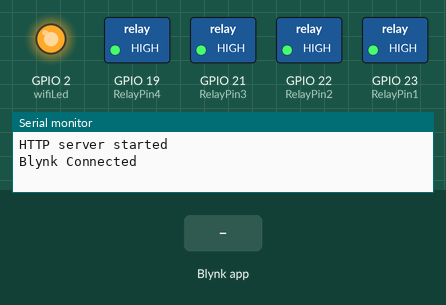
Recording of a sketch running on a simulated ESP32. Shown: switched loads named in the sketch (green lamp = pin HIGH), output pins drawn as LEDs (lit = HIGH), the last lines printed to the serial monitor. The inputs (shaded band) are chosen by the test bench. WiFi joins after 1.5 s; servers stay silent unless stated.

Above: at 2.2 s.
2.3 s: Blynk app writes 0 to V1
At 3.5 s:
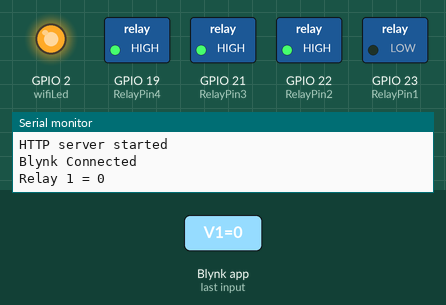
3.8 s: Blynk app writes 0 to V2
At 4.6 s:
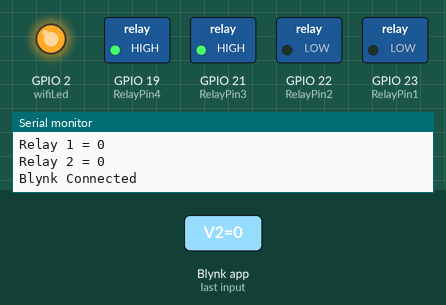
5.3 s: Blynk app writes 1 to V1
At 5.7 s:
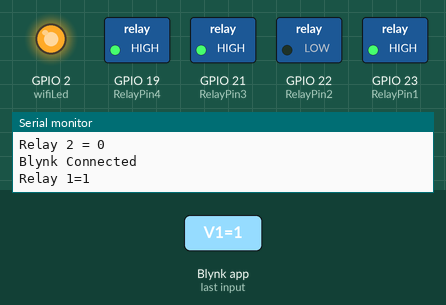
6.8 s: Blynk app writes 0 to V3
At 8.0 s:
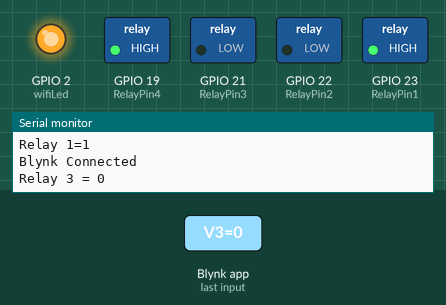
8.3 s: Blynk app writes 1 to V2
At 9.2 s:
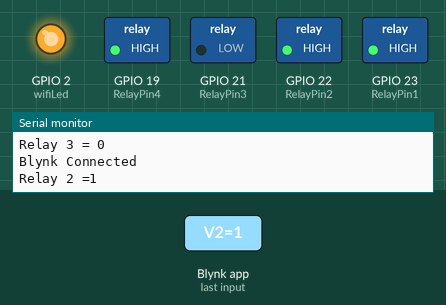
9.8 s: Blynk app writes 200 to V1
At 10.3 s:
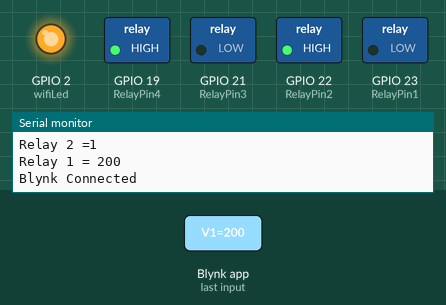
Timing chart, 0 to 12.3 s (numbered marks = the images above; inputs shaded):
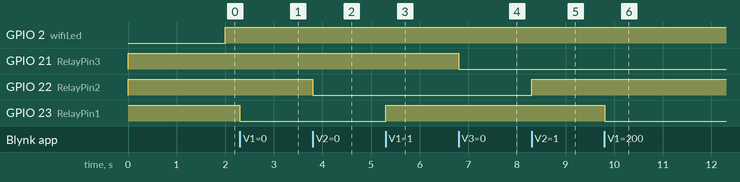

Measured:
- after the input at 2.3 s, GPIO 23 (RelayPin1): HIGH → LOW at once
- after the input at 3.8 s, GPIO 22 (RelayPin2): HIGH → LOW at once
- after the input at 5.3 s, GPIO 23 (RelayPin1): LOW → HIGH at once
- after the input at 6.8 s, GPIO 21 (RelayPin3): HIGH → LOW at once
- after the input at 8.3 s, GPIO 22 (RelayPin2): LOW → HIGH at once
- after the input at 9.8 s, GPIO 23 (RelayPin1): HIGH → LOW at once

The sketch:

Main_Code_Bak1.ino
```cpp
#define BLYNK_TEMPLATE_ID "TMPL6LhiJp-GK"
#define BLYNK_TEMPLATE_NAME "LED ESP32"
#define BLYNK_AUTH_TOKEN "tEn8QiVQFJlK_GplVlUCYrjNlSyiwX-E"
#define BLYNK_DEVICE_NAME "MY ESP32"

// Your WiFi credentials.
// Set password to "" for open networks.
char ssid[] = "*********";
char pass[] = "**********";

bool fetch_blynk_state = true;  //true or false

//#define BLYNK_PRINT Serial
#include <WiFi.h>
#include <WiFiClient.h>
#include <BlynkSimpleEsp32.h>
#include <WebServer.h>

//Initing Webserver
WebServer server(80);
// define the GPIO connected with Relays and switches
#define RelayPin1 23  //D23
#define RelayPin2 22  //D22
#define RelayPin3 21  //D21
#define RelayPin4 19  //D19
#define LightPin 4 //D4
#define WifiLed 19 //D19
#define wifiLed   2   //D2
// Relay pins
int relayPins[] = {23, 22, 21, 19, 4};
int numRelays = 5;
//Define IR input Code
#define IR_IN 20

//Change the virtual pins according the rooms
#define VPIN_BUTTON_1    V1
#define VPIN_BUTTON_2    V2
#define VPIN_BUTTON_3    V3
#define VPIN_BUTTON_4    V4

// Relay State integer to remember the toggle state for relay 1
bool toggleState_1 = LOW;
bool toggleState_2 = LOW;
bool toggleState_3 = LOW;
bool toggleState_4 = LOW;
#define NUM_RELAYS 5 // Define the number of relays

// Define the array of relay states
int relayState[NUM_RELAYS] = {0}; ;

int wifiFlag = 0;

char auth[] = "tEn8QiVQFJlK_GplVlUCYrjNlSyiwX-E";

BlynkTimer timer;

void checkBlynkStatus() { // called every 2 seconds by SimpleTimer

  bool isconnected = Blynk.connected();
  if (isconnected == false) {
    wifiFlag = 1;
    Serial.println("Blynk Not Connected");
    digitalWrite(wifiLed, LOW);
  }
  if (isconnected == true) {
    wifiFlag = 0;
    if (!fetch_blynk_state){
    Blynk.virtualWrite(VPIN_BUTTON_1, toggleState_1);
    Blynk.virtualWrite(VPIN_BUTTON_2, toggleState_2);
    Blynk.virtualWrite(VPIN_BUTTON_3, toggleState_3);
    Blynk.virtualWrite(VPIN_BUTTON_4, toggleState_4);
    }
    digitalWrite(wifiLed, HIGH);
    Serial.println("Blynk Connected");
  }
}

BLYNK_CONNECTED() {
  // Request the latest state from the server
  if (fetch_blynk_state){
    Blynk.syncVirtual(VPIN_BUTTON_1);
    Blynk.syncVirtual(VPIN_BUTTON_2);
    Blynk.syncVirtual(VPIN_BUTTON_3);
    Blynk.syncVirtual(VPIN_BUTTON_4);
  }
}

BLYNK_WRITE(V1){
  int value = param.asInt();
  if (value == 1) {
    digitalWrite(RelayPin1, HIGH);
    Serial.print("Relay 1=");
    Serial.println(value);
  } else {
    digitalWrite(RelayPin1, LOW);
    Serial.print("Relay 1 = ");
    Serial.println(value);
  }
}

BLYNK_WRITE(V2){

  int value = param.asInt();
  if (value == 1) {
    digitalWrite(RelayPin2, HIGH);
    Serial.print("Relay 2 =");
    Serial.println(value);
  } else {
    digitalWrite(RelayPin2, LOW);
    Serial.print("Relay 2 = ");
    Serial.println(value);
  }
}

BLYNK_WRITE(V3){

  int value = param.asInt();
  if (value == 1) {
    digitalWrite(RelayPin3, HIGH);
    Serial.print("Relay 3 =");
    Serial.println(value);
  } else {
    digitalWrite(RelayPin3, LOW);
    Serial.print("Relay 3 = ");
    Serial.println(value);
  }
}

BLYNK_WRITE(V4){

  int value = param.asInt();
  if (value == 1) {
    digitalWrite(RelayPin4, HIGH);
    Serial.print("Relay 4 =");
    Serial.println(value);
  } else {
    digitalWrite(RelayPin4, LOW);
    Serial.print("Relay 4 = ");
    Serial.println(value);
  }
}
BLYNK_WRITE(V5){

  int value = param.asInt();
  if (value == 1) {
    digitalWrite(LightPin, HIGH);
    Serial.print("Light =");
    Serial.println(value);
  } else {
    digitalWrite(LightPin, LOW);
    Serial.print("Light = ");
    Serial.println(value);
  }
}

const char* html = R"=====(
<!DOCTYPE html>
<html>
<head>
  <style>
    /* Your provided CSS styles */
    body {
      background-color: #222;
      color: #fff;
      font-family: Arial, sans-serif;
      text-align: center;
    }

    h2 {
      color: #00f7ff;
    }

    .button-container {
      display: flex;
      flex-direction: column;
      justify-content: center;
      align-items: center;
      margin-top: 20px;
    }

    .button {
      width: 80px;
      height: 80px;
      border-radius: 50%;
      color: #fff;
      margin: 10px;
      display: flex;
      flex-direction: column;
      justify-content: center;
      align-items: center;
      text-align: center;
      transition: background-color 0.3s;
    }

    .button:hover {
      opacity: 0.8;
    }

    .button.active {
      background-color: #0f0; /* Change to green when active */
    }

    /* New styles for each button */
    #relay1 {
      background-color: #FF6F61; /* Coral color */
    }

    #relay2 {
      background-color: #5DADE2; /* Sky blue color */
    }

    #relay3 {
      background-color: #2E86C1; /* Dark cerulean color */
    }

    #relay4 {
      background-color: #48C9B0; /* Medium turquoise color */
    }

    #light {
      background-color: #F4D03F; /* Sahara color */
    }
  </style>
</head>
<body>

<h2>Relay Control</h2>

<div class="button-container">
  <div class="button" id="relay1Button" onclick="toggleRelay(1)">
    <div>Relay 1</div>
    <div id="relay1-state">Off</div>
  </div>
  <div class="button" id="relay2Button" onclick="toggleRelay(2)">
    <div>Relay 2</div>
    <div id="relay2-state">Off</div>
  </div>
  <div class="button" id="relay3Button" onclick="toggleRelay(3)">
    <div>Relay 3</div>
    <div id="relay3-state">Off</div>
  </div>
  <div class="button" id="relay4Button" onclick="toggleRelay(4)">
    <div>Relay 4</div>
    <div id="relay4-state">Off</div>
  </div>
  <div class="button" id="relay5Button" onclick="toggleRelay(5)">
    <div>Light</div>
    <div id="light-state">Off</div>
  </div>
</div>

<script>
    function toggleRelay(relayNumber) {
      var xhttp = new XMLHttpRequest();
      xhttp.onreadystatechange = function() {
        if (this.readyState == 4 && this.status == 200) {
          updateButtonState(relayNumber, this.responseText);
        }
      };
      var currentState = document.getElementById("relay" + relayNumber + "Button").innerText;
      var newState = (currentState === "ON") ? 0 : 1;
      xhttp.open("GET", "/relay" + relayNumber + "?state=" + newState, true);
      xhttp.send();
    }

    function updateButtonState(relayNumber, state) {
      var button = document.getElementById("relay" + relayNumber + "Button");
      if (state === "1") {
        button.innerText = "ON";
      } else {
        button.innerText = "OFF";
      }
    }
  </script>

</body>
</html>
)=====";

void setup()
{
  Serial.begin(115200);

  pinMode(RelayPin1, OUTPUT);
  pinMode(RelayPin2, OUTPUT);
  pinMode(RelayPin3, OUTPUT);
  pinMode(RelayPin4, OUTPUT);

  pinMode(wifiLed, OUTPUT);

  //During Starting all Relays should TURN OFF
  digitalWrite(RelayPin1, !toggleState_1);
  digitalWrite(RelayPin2, !toggleState_2);
  digitalWrite(RelayPin3, !toggleState_3);
  digitalWrite(RelayPin4, !toggleState_4);

  digitalWrite(wifiLed, LOW);

  //Blynk.begin(auth, ssid, pass);
  WiFi.begin(ssid, pass);
  timer.setInterval(2000L, checkBlynkStatus); // check if Blynk server is connected every 2 seconds
  Blynk.config(auth);
  delay(1000);

  if (!fetch_blynk_state){
    Blynk.virtualWrite(VPIN_BUTTON_1, toggleState_1);
    Blynk.virtualWrite(VPIN_BUTTON_2, toggleState_2);
    Blynk.virtualWrite(VPIN_BUTTON_3, toggleState_3);
    Blynk.virtualWrite(VPIN_BUTTON_4, toggleState_4);
  }

  server.on("/", HTTP_GET, [](){
    server.send(200, "text/html", html);
  });
    for (int i = 0; i < numRelays; i++) {
    server.on("/relay" + String(i+1), HTTP_GET, [i](){
      int state = !relayState[i]; // Toggle the state
      relayState[i] = state;
      digitalWrite(relayPins[i], state);
      updateButtonState(i+1, state);
      Blynk.virtualWrite(V1 + i, state);
      server.send(200, "text/plain", "OK");
    });
  }

  server.begin();
  Serial.println("HTTP server started");
}

void loop()
{

  Blynk.run();
  timer.run();
  server.handleClient();
}


void toggleRelay(int relayNumber, int& relayState) {
  relayState = !relayState; // Toggle the state
  digitalWrite(relayPins[relayNumber - 1], relayState);
  updateButtonState(relayNumber, relayState);
  Blynk.virtualWrite(relayNumber, relayState);
}

void updateButtonState(int relayNumber, int state) {
  String buttonId = "relay" + String(relayNumber) + "-state";
  String buttonState = (state == 1) ? "On" : "Off";
  server.send(200, "text/plain", "<script>document.getElementById('" + buttonId + "').innerText = '" + buttonState + "';</script>");
}
```
